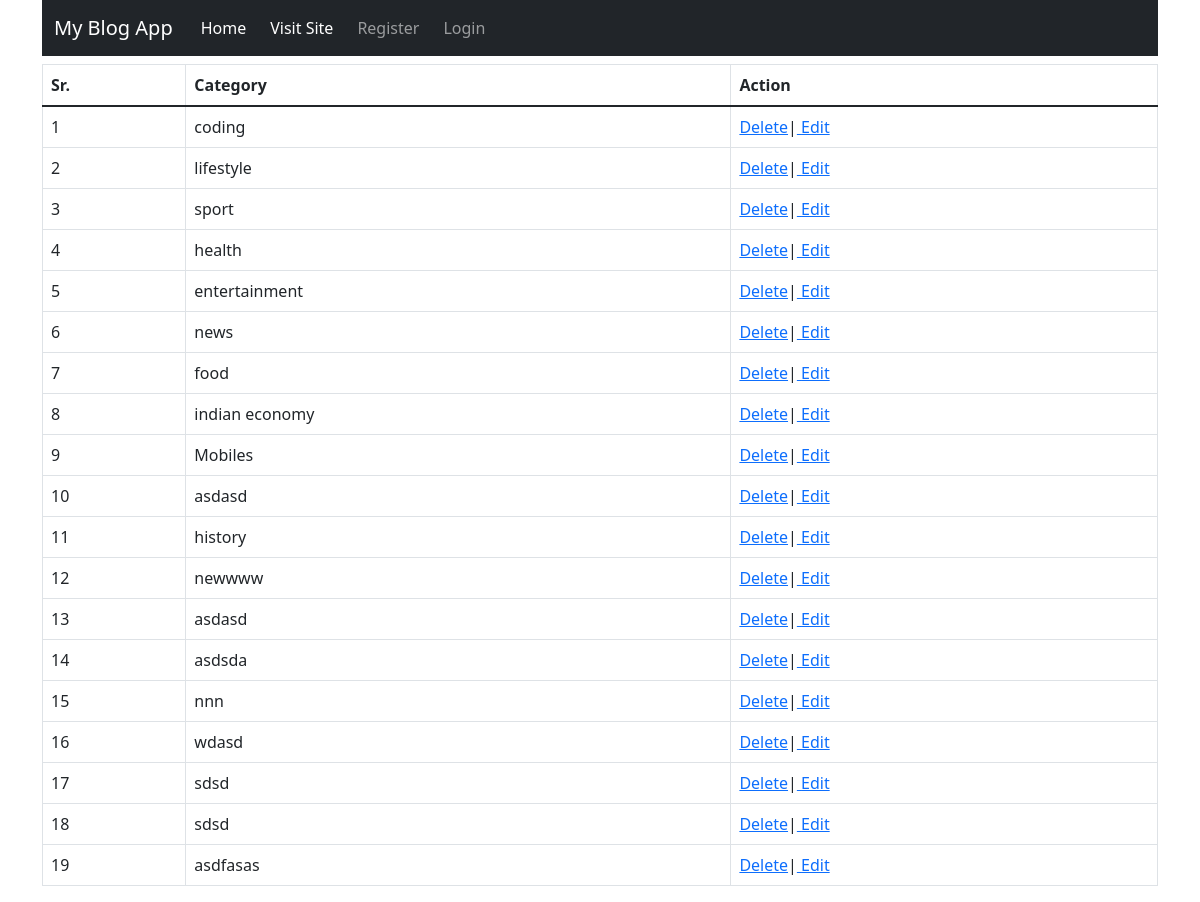
Page /blog_admin/categories on the earlier database version.
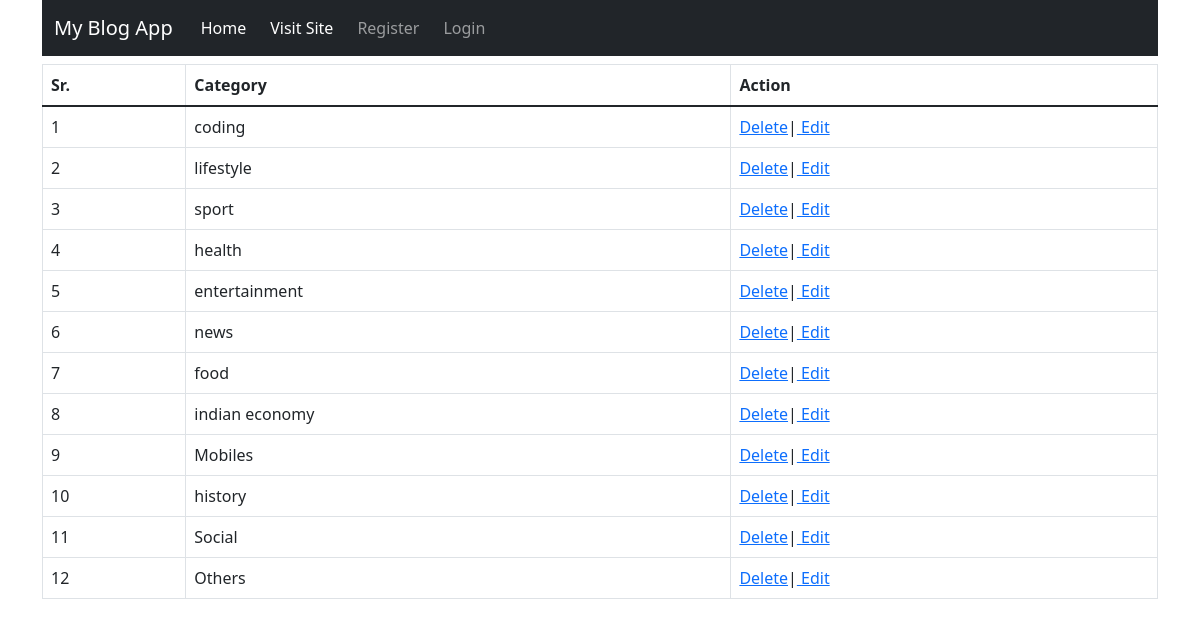
Same page on the later database version.
### blogapp/models.py (models this page shows, shortened)
class Category(models.Model):
    name = models.CharField(max_length=100)
    def __str__(self):
        return self.name
    class Meta:
        verbose_name_plural = 'categories'

### blog_admin/views.py (the view)
# urls.py: path('categories',views.CategoryView.as_view(),name='categories'),
class CategoryView(ListView):
    model = Category
    template_name = 'blog_admin/categories.html'
    context_object_name = 'categories'

### blog_admin/templates/blog_admin/categories.html (shortened to what this page needs)
{% extends 'blog_admin/base.html' %}
{% block content %}
        <table class="table table-bordered">
            <thead>
            <tr>
                <th scope="col">Sr.</th>
                <th scope="col">Category</th>
                <th scope="col">Action</th>
            </tr>
            </thead>
                <tbody>
                    {% for cat in categories %}
                    <tr>
                        <td>{{forloop.counter}}</td>
                        <td>{{cat}}</td>
                        <td> <a href="{% url 'delete_category' cat.id %}"> Delete</a>|<a href="{% url 'edit_category'  cat.id %}"> Edit</a> </td>
                    </tr>
                    {% endfor %}
                </tbody>
        </table>
{% endblock %}

Differences in the rows shown:
removed Category: name "asdasd"
removed Category: name "asdasd"
removed Category: name "asdsda"
removed Category: name "nnn"
removed Category: name "wdasd"
removed Category: name "sdsd"
removed Category: name "sdsd"
changed Category: name "newwww" → "Social"
changed Category: name "asdfasas" → "Others"
